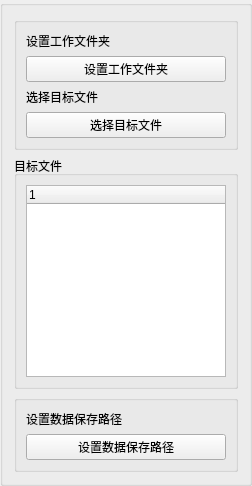
       <widget class="QGroupBox" name="groupBox_2">
        <property name="title">
         <string/>
        </property>
        <layout class="QVBoxLayout" name="verticalLayout_3">
         <item>
          <widget class="QGroupBox" name="groupBox_3">
           <property name="title">
            <string/>
           </property>
           <layout class="QVBoxLayout" name="verticalLayout_2">
            <item>
             <widget class="QLabel" name="label_4">
              <property name="text">
               <string>设置工作文件夹</string>
              </property>
             </widget>
            </item>
            <item>
             <widget class="QPushButton" name="pushButton">
              <property name="maximumSize">
               <size>
                <width>200</width>
                <height>16777215</height>
               </size>
              </property>
              <property name="text">
               <string>设置工作文件夹</string>
              </property>
             </widget>
            </item>
            <item>
             <widget class="QLabel" name="label_3">
              <property name="text">
               <string>选择目标文件</string>
              </property>
             </widget>
            </item>
            <item>
             <widget class="QPushButton" name="pushButton_2">
              <property name="maximumSize">
               <size>
                <width>200</width>
                <height>16777215</height>
               </size>
              </property>
              <property name="text">
               <string>选择目标文件</string>
              </property>
             </widget>
            </item>
           </layout>
          </widget>
         </item>
         <item>
          <widget class="QGroupBox" name="groupBox_12">
           <property name="title">
            <string>目标文件</string>
           </property>
           <layout class="QVBoxLayout" name="verticalLayout_9">
            <item>
             <widget class="QTreeWidget" name="treeWidget">
              <property name="sizePolicy">
               <sizepolicy hsizetype="Preferred" vsizetype="Expanding">
                <horstretch>0</horstretch>
                <verstretch>0</verstretch>
               </sizepolicy>
              </property>
              <property name="maximumSize">
               <size>
                <width>200</width>
                <height>16777215</height>
               </size>
              </property>
              <column>
               <property name="text">
                <string/>
               </property>
              </column>
             </widget>
            </item>
           </layout>
          </widget>
         </item>
         <item>
          <widget class="QGroupBox" name="groupBox_5">
           <property name="sizePolicy">
            <sizepolicy hsizetype="Preferred" vsizetype="Preferred">
             <horstretch>0</horstretch>
             <verstretch>0</verstretch>
            </sizepolicy>
           </property>
           <property name="title">
            <string/>
           </property>
           <layout class="QVBoxLayout" name="verticalLayout_7">
            <item>
             <widget class="QLabel" name="label_2">
              <property name="text">
               <string>设置数据保存路径</string>
              </property>
             </widget>
            </item>
            <item>
             <widget class="QPushButton" name="pushButton_3">
              <property name="maximumSize">
               <size>
                <width>200</width>
                <height>16777215</height>
               </size>
              </property>
              <property name="text">
               <string>设置数据保存路径</string>
              </property>
             </widget>
            </item>
           </layout>
          </widget>
         </item>
        </layout>
       </widget>
